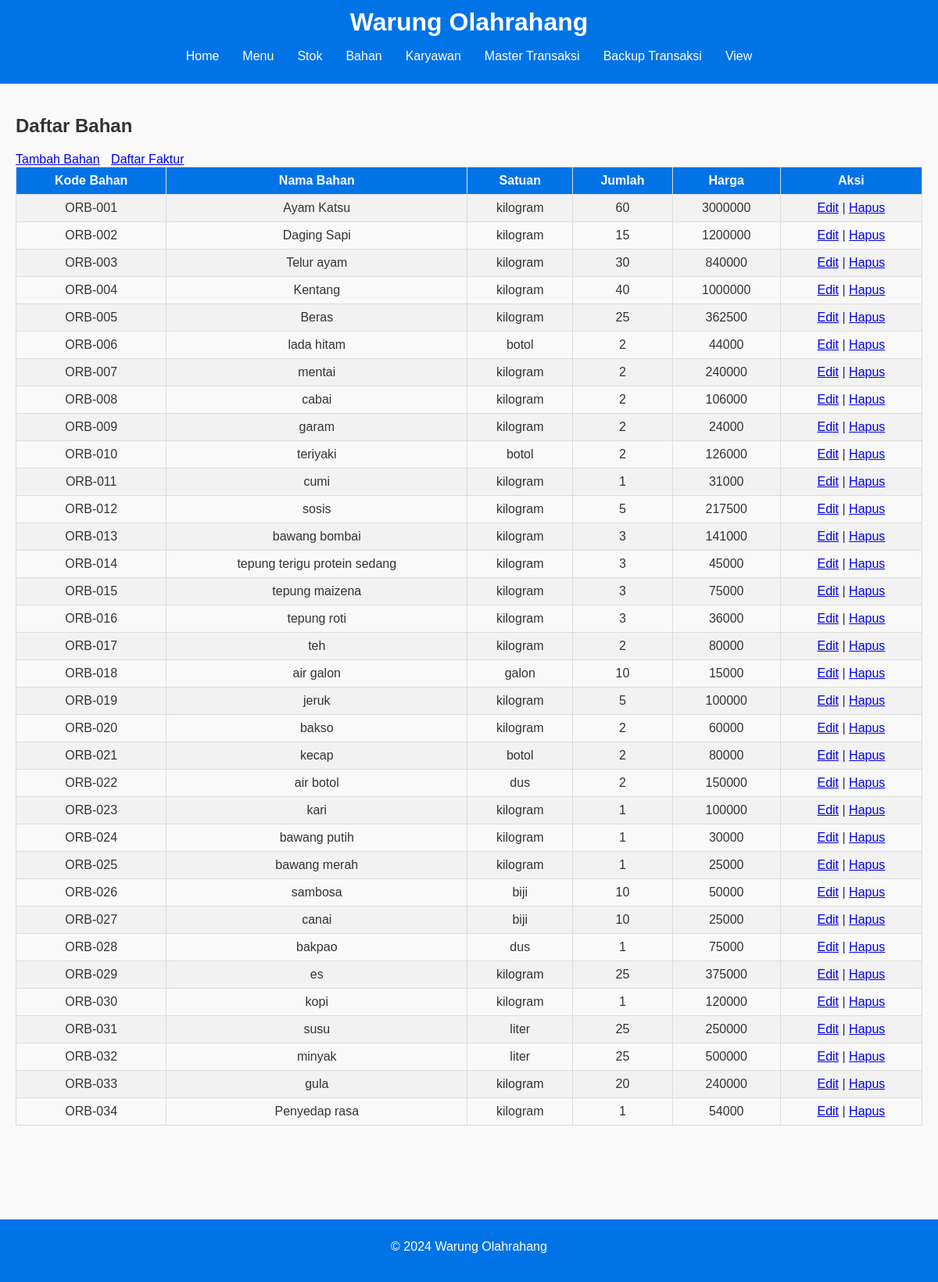
Page /bahan/index.php on the committed database.
### tables this page shows
CREATE TABLE `bahan` (
  `kd_bhn` char(10) NOT NULL,
  `nm_bhn` char(30) NOT NULL,
  `satuan` char(10) NOT NULL,
  `jml_bhn` int(3) NOT NULL,
  `hrg_bhn` int(10) NOT NULL
);

### bahan/index.php (the view)
<?php include('../partials/header.php'); ?>
<?php include('../config/database.php'); ?>
<div class="container">
    <h2>Daftar Bahan</h2>
    <a href="insert.php">Tambah Bahan</a>
    <a href="daftar_faktur.php" style="margin-left: 10px;">Daftar Faktur</a>
    <table class="data-table">
        <tr>
            <th>Kode Bahan</th>
            <th>Nama Bahan</th>
            <th>Satuan</th>
            <th>Jumlah</th>
            <th>Harga</th>
            <th>Aksi</th>
        </tr>
        <?php
        $sql = "SELECT * FROM bahan";
        $result = $conn->query($sql);
        if ($result->num_rows > 0) {
            while($row = $result->fetch_assoc()) {
                echo "<tr>
                        <td>{$row['kd_bhn']}</td>
                        <td>{$row['nm_bhn']}</td>
                        <td>{$row['satuan']}</td>
                        <td>{$row['jml_bhn']}</td>
                        <td>{$row['hrg_bhn']}</td>
                        <td>
                            <a href='update.php?kd_bhn={$row['kd_bhn']}'>Edit</a> |
                            <a href='delete.php?kd_bhn={$row['kd_bhn']}' onclick='return confirm(\"Apakah anda yakin ingin menghapus bahan ini?\");'>Hapus</a>
                        </td>
                      </tr>";
            }
        } else {
            echo "<tr><td colspan='6'>Tidak ada data</td></tr>";
        }
        ?>
    </table>
</div>
<?php include('../partials/footer.php'); ?>

### css/style.css (style rules this page uses)
body { font-family: Arial, sans-serif; margin: 0; padding: 0; background-color: #f9f9f9; color: #333; }
.container { padding: 20px; margin-bottom: 80px; }
.data-table { width: 100%; border-collapse: collapse; margin-bottom: 20px; }
.data-table th, .data-table td { border: 1px solid #ddd; padding: 8px; text-align: center; }
.data-table th { background-color: #0073e6; color: white; }
.data-table tr:nth-child(even) { background-color: #f2f2f2; }

### rows in the picture
bahan: kd_bhn "ORB-001", nm_bhn "Ayam Katsu", satuan "kilogram", jml_bhn "60", hrg_bhn "3000000"
bahan: kd_bhn "ORB-002", nm_bhn "Daging Sapi", satuan "kilogram", jml_bhn "15", hrg_bhn "1200000"
bahan: kd_bhn "ORB-003", nm_bhn "Telur ayam", satuan "kilogram", jml_bhn "30", hrg_bhn "840000"
bahan: kd_bhn "ORB-004", nm_bhn "Kentang", satuan "kilogram", jml_bhn "40", hrg_bhn "1000000"
bahan: kd_bhn "ORB-005", nm_bhn "Beras", satuan "kilogram", jml_bhn "25", hrg_bhn "362500"
bahan: kd_bhn "ORB-006", nm_bhn "lada hitam", satuan "botol", jml_bhn "2", hrg_bhn "44000"
bahan: kd_bhn "ORB-007", nm_bhn "mentai", satuan "kilogram", jml_bhn "2", hrg_bhn "240000"
bahan: kd_bhn "ORB-008", nm_bhn "cabai", satuan "kilogram", jml_bhn "2", hrg_bhn "106000"
bahan: kd_bhn "ORB-009", nm_bhn "garam", satuan "kilogram", jml_bhn "2", hrg_bhn "24000"
bahan: kd_bhn "ORB-010", nm_bhn "teriyaki", satuan "botol", jml_bhn "2", hrg_bhn "126000"
bahan: kd_bhn "ORB-011", nm_bhn "cumi", satuan "kilogram", jml_bhn "1", hrg_bhn "31000"
bahan: kd_bhn "ORB-012", nm_bhn "sosis", satuan "kilogram", jml_bhn "5", hrg_bhn "217500"
bahan: kd_bhn "ORB-013", nm_bhn "bawang bombai", satuan "kilogram", jml_bhn "3", hrg_bhn "141000"
bahan: kd_bhn "ORB-014", nm_bhn "tepung terigu protein sedang", satuan "kilogram", jml_bhn "3", hrg_bhn "45000"
bahan: kd_bhn "ORB-015", nm_bhn "tepung maizena", satuan "kilogram", jml_bhn "3", hrg_bhn "75000"
bahan: kd_bhn "ORB-016", nm_bhn "tepung roti", satuan "kilogram", jml_bhn "3", hrg_bhn "36000"
bahan: kd_bhn "ORB-017", nm_bhn "teh", satuan "kilogram", jml_bhn "2", hrg_bhn "80000"
bahan: kd_bhn "ORB-018", nm_bhn "air galon", satuan "galon", jml_bhn "10", hrg_bhn "15000"
bahan: kd_bhn "ORB-019", nm_bhn "jeruk", satuan "kilogram", jml_bhn "5", hrg_bhn "100000"
bahan: kd_bhn "ORB-020", nm_bhn "bakso", satuan "kilogram", jml_bhn "2", hrg_bhn "60000"
bahan: kd_bhn "ORB-021", nm_bhn "kecap", satuan "botol", jml_bhn "2", hrg_bhn "80000"
bahan: kd_bhn "ORB-022", nm_bhn "air botol", satuan "dus", jml_bhn "2", hrg_bhn "150000"
bahan: kd_bhn "ORB-023", nm_bhn "kari", satuan "kilogram", jml_bhn "1", hrg_bhn "100000"
bahan: kd_bhn "ORB-024", nm_bhn "bawang putih", satuan "kilogram", jml_bhn "1", hrg_bhn "30000"
bahan: kd_bhn "ORB-025", nm_bhn "bawang merah", satuan "kilogram", jml_bhn "1", hrg_bhn "25000"
bahan: kd_bhn "ORB-026", nm_bhn "sambosa", satuan "biji", jml_bhn "10", hrg_bhn "50000"
bahan: kd_bhn "ORB-027", nm_bhn "canai", satuan "biji", jml_bhn "10", hrg_bhn "25000"
bahan: kd_bhn "ORB-028", nm_bhn "bakpao", satuan "dus", jml_bhn "1", hrg_bhn "75000"
bahan: kd_bhn "ORB-029", nm_bhn "es", satuan "kilogram", jml_bhn "25", hrg_bhn "375000"
bahan: kd_bhn "ORB-030", nm_bhn "kopi", satuan "kilogram", jml_bhn "1", hrg_bhn "120000"
bahan: kd_bhn "ORB-031", nm_bhn "susu", satuan "liter", jml_bhn "25", hrg_bhn "250000"
bahan: kd_bhn "ORB-032", nm_bhn "minyak", satuan "liter", jml_bhn "25", hrg_bhn "500000"
bahan: kd_bhn "ORB-033", nm_bhn "gula", satuan "kilogram", jml_bhn "20", hrg_bhn "240000"
bahan: kd_bhn "ORB-034", nm_bhn "Penyedap rasa", satuan "kilogram", jml_bhn "1", hrg_bhn "54000"
